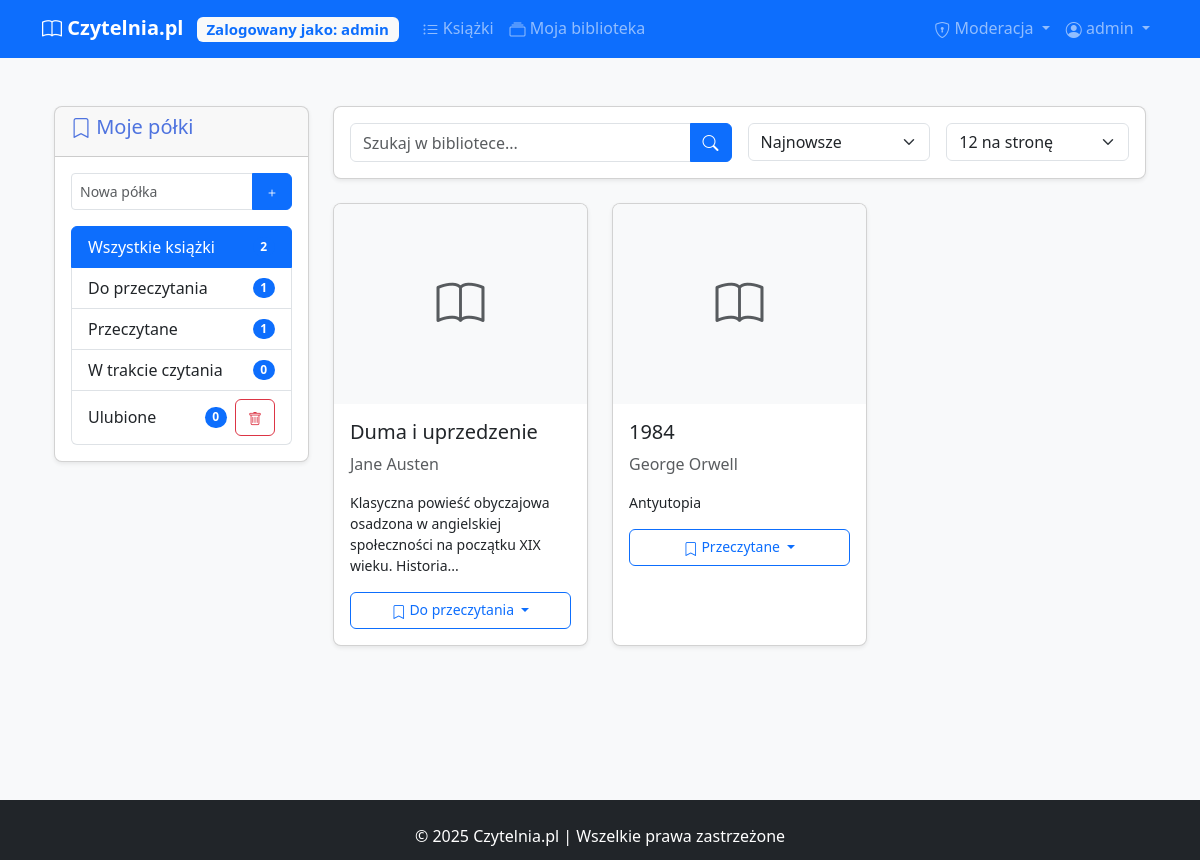
The page /my_library (signed in) on the database its author committed.
### models.py (models this page shows)
class User(UserMixin, db.Model):
    __tablename__ = 'users'
    id = db.Column(db.Integer, primary_key=True)
    username = db.Column(db.String(50), unique=True, nullable=False)
    password = db.Column(db.String(100), nullable=False)
    is_moderator = db.Column(db.Boolean, default=False)
    date_joined = db.Column(db.DateTime, default=datetime.utcnow)
    library_books = db.relationship('UserLibrary', back_populates='user')
    shelves = db.relationship('Shelf', back_populates='user', lazy='dynamic')
    reviews = db.relationship('Review', backref='review_user', lazy=True)

class Shelf(db.Model):
    __tablename__ = 'shelves'
    id = db.Column(db.Integer, primary_key=True)
    user_id = db.Column(db.Integer, db.ForeignKey('users.id'))
    name = db.Column(db.String(50), nullable=False)
    is_default = db.Column(db.Boolean, default=False)
    created_at = db.Column(db.DateTime, default=datetime.utcnow)
    user = db.relationship('User', back_populates='shelves')
    books = db.relationship('UserLibrary', back_populates='shelf')

class UserLibrary(db.Model):
    __tablename__ = 'user_library'
    id = db.Column(db.Integer, primary_key=True)
    user_id = db.Column(db.Integer, db.ForeignKey('users.id'))
    book_id = db.Column(db.Integer, db.ForeignKey('books.id'))
    shelf_id = db.Column(db.Integer, db.ForeignKey('shelves.id'))
    added_at = db.Column(db.DateTime, default=datetime.utcnow)
    book = db.relationship('Book', back_populates='library_entries')
    shelf = db.relationship('Shelf', back_populates='books')
    user = db.relationship('User', back_populates='library_books')

class Book(db.Model):
    __tablename__ = 'books'
    id = db.Column(db.Integer, primary_key=True)
    title = db.Column(db.String(100), nullable=False)
    author = db.Column(db.String(50), nullable=False)
    description = db.Column(db.Text)
    cover_url = db.Column(db.String(255))
    isbn = db.Column(db.String(20))
    date_added = db.Column(db.DateTime, default=datetime.utcnow)
    pages = db.Column(db.Integer, nullable=True)
    library_entries = db.relationship('UserLibrary', back_populates='book')
    book_reviews = db.relationship('Review', backref='review_book', lazy=True)

### app.py (the view)
@app.route('/my_library')
@login_required
def my_library():
    page = request.args.get('page', 1, type=int)
    per_page = request.args.get('per_page', 12, type=int)
    shelf_id = request.args.get('shelf', type=int)
    search_query = request.args.get('search', '')
    sort_by = request.args.get('sort_by', 'added_desc')
    if not current_user.shelves.first():
        create_default_shelves(current_user)
    shelves = Shelf.query.filter_by(user_id=current_user.id)\
        .order_by(Shelf.is_default.desc(), Shelf.name)\
        .all()
    shelf_counts = {}
    for shelf in shelves:
        count = UserLibrary.query.filter_by(
            user_id=current_user.id,
            shelf_id=shelf.id
        ).count()
        shelf_counts[shelf.id] = count
    query = db.session.query(UserLibrary, Book)\
        .join(Book, UserLibrary.book_id == Book.id)\
        .filter(UserLibrary.user_id == current_user.id)
    if shelf_id:
        query = query.filter(UserLibrary.shelf_id == shelf_id)
        selected_shelf_name = Shelf.query.get(shelf_id).name
    else:
        selected_shelf_name = "Wszystkie książki"
    if search_query:
        query = query.filter(or_(
            Book.title.ilike(f'%{search_query}%'),
            Book.author.ilike(f'%{search_query}%')
        ))
    if sort_by == 'title_asc':
        query = query.order_by(Book.title.asc())
    elif sort_by == 'title_desc':
        query = query.order_by(Book.title.desc())
    elif sort_by == 'author_asc':
        query = query.order_by(Book.author.asc())
    elif sort_by == 'author_desc':
        query = query.order_by(Book.author.desc())
    elif sort_by == 'added_desc':
        query = query.order_by(UserLibrary.added_at.desc())
    elif sort_by == 'added_asc':
        query = query.order_by(UserLibrary.added_at.asc())
    pagination = query.paginate(page=page, per_page=per_page, error_out=False)
    user_books = pagination.items
    total_books = UserLibrary.query.filter_by(user_id=current_user.id).count()
    reading_shelf = Shelf.query.filter_by(user_id=current_user.id, name='W trakcie czytania').first()
    finished_shelf = Shelf.query.filter_by(user_id=current_user.id, name='Przeczytane').first()
    finished_books = UserLibrary.query.filter_by(
        user_id=current_user.id,
        shelf_id=finished_shelf.id
    ).count() if finished_shelf else 0
    return render_template(
        'my_library.html',
        shelves=shelves,
        shelf_counts=shelf_counts,
        total_books=total_books,
        user_books=user_books,
        pagination=pagination,
        selected_shelf=shelf_id,
        selected_shelf_name=selected_shelf_name,
        search_query=search_query,
        sort_by=sort_by,
        per_page=per_page,
        finished_books=finished_books,
        reading_shelf=reading_shelf,
        finished_shelf=finished_shelf
    )

### app.py (called while the page is built)
@login_manager.user_loader
def load_user(user_id):
    return User.query.get(int(user_id))

### templates/my_library.html (shortened to what this page needs)
{% extends "base.html" %}
{% block content %}
<div class="container mt-4">
    <div class="row">
        <div class="col-md-3">
            <div class="card mb-4 shadow-sm">
                <div class="card-header">
                    <h5><i class="bi bi-bookmark"></i> Moje półki</h5>
                </div>
                <div class="card-body">
                    <form method="POST" action="{{ url_for('create_shelf') }}" class="mb-3">
                        <div class="input-group">
                            <input type="text" name="shelf_name" class="form-control form-control-sm"
                                   placeholder="Nowa półka" required>
                            <button type="submit" class="btn btn-primary btn-sm">
                                <i class="bi bi-plus"></i>
                            </button>
                        </div>
                    </form>
                    <div class="list-group">
                        <a href="{{ url_for('my_library') }}"
                           class="list-group-item list-group-item-action d-flex justify-content-between align-items-center {% if not selected_shelf %}active{% endif %}">
                            Wszystkie książki
                            <span class="badge bg-primary rounded-pill">{{ total_books }}</span>
                        </a>
                        {% for shelf in shelves %}
                        <div class="list-group-item list-group-item-action d-flex justify-content-between align-items-center {% if selected_shelf == shelf.id %}active{% endif %}">
                            <a href="{{ url_for('my_library', shelf=shelf.id) }}" class="flex-grow-1 text-decoration-none text-dark">
                                {{ shelf.name }}
                            </a>
                            <span class="badge bg-primary rounded-pill">{{ shelf_counts.get(shelf.id, 0) }}</span>
                            {% if not shelf.is_default %}
                            <form method="POST" action="{{ url_for('delete_shelf', shelf_id=shelf.id) }}" class="ms-2">
                                <button type="submit" class="btn btn-sm btn-outline-danger"
                                        onclick="return confirm('Usunąć półkę {{ shelf.name }}? Książki zostaną przeniesione do domyślnej półki.');">
                                    <i class="bi bi-trash"></i>
                                </button>
                            </form>
                            {% endif %}
                        </div>
                        {% endfor %}
                    </div>
                </div>
            </div>
        </div>
        <div class="col-md-9">
            <div class="card mb-4 shadow-sm">
                <div class="card-body">
                    <form class="row g-3">
                        <div class="col-md-6">
                            <div class="input-group">
                                <input type="text" name="search" class="form-control"
                                       placeholder="Szukaj w bibliotece..." value="{{ search_query }}">
                                <button type="submit" class="btn btn-primary">
                                    <i class="bi bi-search"></i>
                                </button>
                            </div>
                        </div>
                        <div class="col-md-3">
                            <select name="sort_by" class="form-select" onchange="this.form.submit()">
                                <option value="added_desc" {% if sort_by=='added_desc' %}selected{% endif %}>Najnowsze</option>
                            </select>
                        </div>
                        <div class="col-md-3">
                            <select name="per_page" class="form-select" onchange="this.form.submit()">
                                <option value="12" {% if per_page==12 %}selected{% endif %}>12 na stronę</option>
                            </select>
                        </div>
                    </form>
                </div>
            </div>
            {% if user_books %}
            <div class="row row-cols-1 row-cols-md-2 row-cols-lg-3 g-4">
                {% for entry, book in user_books %}
                <div class="col">
                    <div class="card h-100 shadow-sm">
                        {% if book.cover_url %}
                        <img src="{{ book.cover_url }}" class="card-img-top" alt="{{ book.title }}" style="height: 200px; object-fit: cover;">
                        {% else %}
                        <div class="card-img-top bg-light d-flex align-items-center justify-content-center" style="height: 200px;">
                            <i class="bi bi-book text-muted" style="font-size: 3rem;"></i>
                        </div>
                        {% endif %}
                        <div class="card-body">
                            <h5 class="card-title">{{ book.title }}</h5>
                            <p class="card-text text-muted">{{ book.author }}</p>
                            <p class="card-text small">{{ book.description|truncate(100) }}</p>
                            <div class="dropdown mt-3">
                                <button class="btn btn-sm btn-outline-primary dropdown-toggle w-100"
                                        type="button"
                                        id="dropdownMenu-{{ entry.id }}"
                                        data-bs-toggle="dropdown"
                                        aria-expanded="false">
                                    <i class="bi bi-bookmark"></i>
                                    {% if entry.shelf %}
                                        {{ entry.shelf.name }}
                                    {% else %}
                                        Przypisz do półki
                                    {% endif %}
                                </button>
                            </div>
                        </div>
                    </div>
                </div>
                {% endfor %}
            </div>
            {% endif %}
        </div>
    </div>
</div>
{% endblock %}

### templates/base.html (shortened to what this page needs)
<!DOCTYPE html>
<html lang="pl">
<head>
    <link href="{{ url_for('static', filename='css/style.css') }}" rel="stylesheet">
    <link href="https://cdn.jsdelivr.net/npm/bootstrap@5.3.0/dist/css/bootstrap.min.css" rel="stylesheet">
    <link rel="stylesheet" href="https://cdn.jsdelivr.net/npm/bootstrap-icons@1.10.0/font/bootstrap-icons.css">
    <link rel="stylesheet" href="{{ url_for('static', filename='css/style.css') }}">
</head>
<body class="d-flex flex-column min-vh-100 bg-light">
    <nav class="navbar navbar-expand-lg navbar-dark bg-primary mb-4">
        <div class="container">
            <a class="navbar-brand" href="{{ url_for('home') }}">
                <i class="bi bi-book"></i> Czytelnia.pl
                {% if current_user.is_authenticated %}
                <span class="badge bg-light text-primary ms-2">Zalogowany jako: {{ current_user.username }}</span>
                {% endif %}
            </a>
            <div class="collapse navbar-collapse" id="navbarNav">
                <ul class="navbar-nav me-auto">
                    <li class="nav-item">
                        <a class="nav-link" href="{{ url_for('book_list') }}">
                            <i class="bi bi-list-ul"></i> Książki
                        </a>
                    </li>
                    {% if current_user.is_authenticated %}
                    <li class="nav-item">
                        <a class="nav-link" href="{{ url_for('my_library') }}">
                            <i class="bi bi-collection"></i> Moja biblioteka
                        </a>
                    </li>
                    {% endif %}
                </ul>
                <ul class="navbar-nav">
                    {% if current_user.is_authenticated %}
                    {% if current_user.is_moderator %}
                    <li class="nav-item dropdown">
                        <a class="nav-link dropdown-toggle" href="#" id="moderatorDropdown" role="button" data-bs-toggle="dropdown">
                            <i class="bi bi-shield-lock"></i> Moderacja
                        </a>
                    </li>
                    {% endif %}
                    <li class="nav-item dropdown">
                      <a class="nav-link dropdown-toggle" href="#" id="navbarDropdown" role="button" data-bs-toggle="dropdown">
                          <i class="bi bi-person-circle"></i> {{ current_user.username }}
                      </a>
                  </li>
                  {% endif %}
              </ul>
            </div>
        </div>
    </nav>
    <main class="container mb-5">
<div class="position-fixed bottom-0 end-0 p-3" style="z-index: 11">
  </div>
        {% block content %}{% endblock %}
    </main>
    <footer class="bg-dark text-white py-4 mt-auto">
        <div class="container text-center">
            <p class="mb-0">&copy; 2025 Czytelnia.pl | Wszelkie prawa zastrzeżone</p>
        </div>
    </footer>
</body>
</html>

### static/css/style.css (style rules this page uses)
:root { --primary-color: #4e73df; --secondary-color: #858796; --success-color: #1cc88a; --info-color: #36b9cc; --warning-color: #f6c23e; --danger-color: #e74a3b; }
html { position: relative; min-height: 100%; }
body { margin-bottom: 60px; }
footer { position: absolute; bottom: 0; width: 100%; height: 60px; }
.navbar-brand { font-weight: 700; }
.card { transition: transform 0.3s ease, box-shadow 0.3s ease; border-radius: 0.5rem; overflow: hidden; }
.btn { border-radius: 0.375rem; padding: 0.375rem 0.75rem; }
h1, h2, h3, h4, h5, h6 { color: var(--primary-color); }
.bi { vertical-align: middle; }
.form-select { min-width: 120px; }

### rows shown on the page
User: username "admin"
Shelf: name "Do przeczytania", get "1"
Shelf: name "Przeczytane", get "1"
Shelf: name "W trakcie czytania", get "0"
Shelf: name "Ulubione", get "0"
UserLibrary: title "Duma i uprzedzenie", author "Jane Austen", description "Klasyczna powieść obyczajowa osadzona w angielskiej społeczności na początku XIX wieku. Historia...", shelf.name "Do przeczytania"
UserLibrary: title "1984", author "George Orwell", description "Antyutopia", shelf.name "Przeczytane"

### other values the page prints
{{ total_books }} "2"
